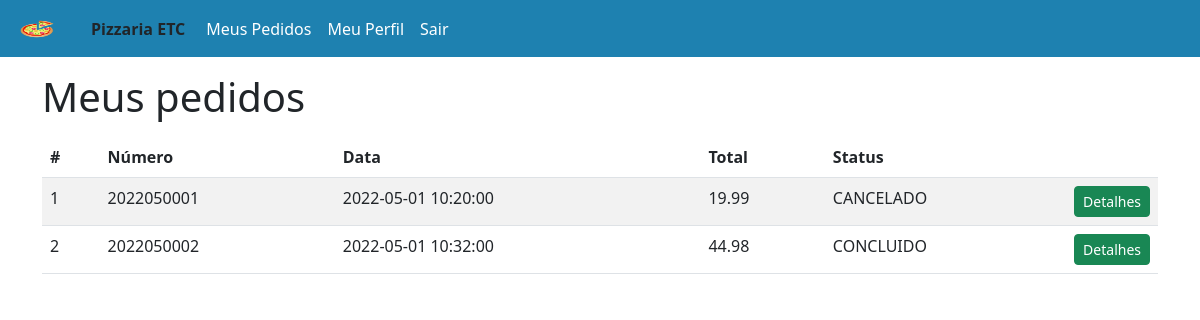
The page /view/usuarios/pedidos/meuspedidos.php (signed in) on the database its author committed.
### tables this page shows
CREATE TABLE `pedidos` (
  `ID` int(11) NOT NULL,
  `NUMERO` varchar(10) NOT NULL,
  `DATA` datetime DEFAULT current_timestamp(),
  `TOTAL` decimal(6,2) DEFAULT 0.00,
  `STATUS` enum('SOLICITADO','ANDAMENTO','CONCLUIDO','CANCELADO') DEFAULT 'SOLICITADO',
  `OBSERVACAO` varchar(255) DEFAULT NULL,
  `USUARIO_ID` int(11) NOT NULL
);

### App/Control/meusPedidosControl.php (called while the page is built)
<?php
require_once  "../../../App/Model/DAO/PedidosDAO.php";
require_once  "../../../App/Model/DTO/PedidosDTO.php";
$pedidosDAO = new PedidosDAO();
$pedidosArray = $pedidosDAO->listarPedidosByUsuario($usuarioLogado['id']);
$pedidos = array();
foreach ($pedidosArray as $pedido) {
  $item = new PedidosDTO();
  $item->setId($pedido['ID']);
  $item->setNumeroPedido($pedido['NUMERO']);
  $item->setDataCadastro($pedido['DATA']);
  $item->setValorTotal($pedido['TOTAL']);
  $item->setStatus($pedido['STATUS']);
  $pedidos[] = $item;
}

### App/Model/DTO/PedidosDTO.php (called while the page is built, shortened)
<?php
class PedidosDTO
{
  private $id;
  private $numero;
  private $data;
  private $total;
  private $status;
  public function getId()
  {
    return $this->id;
  }
  public function getNumeroPedido()
  {
    return $this->numero;
  }
  public function getDataCadastro()
  {
    return $this->data;
  }
  public function getValorTotal()
  {
    return $this->total;
  }
  public function getStatus()
  {
    return $this->status;
  }
  public function setId($id)
  {
    $this->id = $id;
  }
  public function setNumeroPedido($numero)
  {
    $this->numero = $numero;
  }
  public function setDataCadastro($data)
  {
    $this->data = $data;
  }
  public function setValorTotal($total)
  {
    $this->total = $total;
  }
  public function setStatus($status)
  {
    $this->status = $status;
  }
}

### App/Model/DAO/PedidosDAO.php (called while the page is built, shortened)
<?php
require_once __DIR__ . '/../DTO/PedidosDTO.php';
class PedidosDAO
{
  public function listarPedidosByUsuario($usuario_id)
  {
    try {
      $con = Conexao::getInstance();
      $sql = "SELECT * from pedidos WHERE USUARIO_ID=?";
      $stmt = $con->prepare($sql);
      $stmt->bindValue(1, $usuario_id);
      $stmt->execute();
      $pedidos = $stmt->fetchAll(PDO::FETCH_ASSOC);
      return $pedidos;
    } catch (PDOException $e) {
      echo $e->getMessage();
    }
  }
}

### View/usuarios/pedidos/meuspedidos.php (the view, shortened to what this page needs)
<?php
require_once  "../../../App/Control/verificaLogadoControl.php";
require_once "../../layouts/header.php";
require_once  "../../layouts/menu.php";
require_once "../../../App/Control/meusPedidosControl.php";
$qtd = 1;
?>
<section class="container mt-3">
  <h1>Meus pedidos</h1>
  <section class="mt-3">
    <table class="table table-striped table-hover">
      <thead>
        <tr>
          <th>#</th>
          <th>Número</th>
          <th>Data</th>
          <th>Total</th>
          <th>Status</th>
          <th></th>
        </tr>
      </thead>
      <tbody>
        <?php
        if($pedidos) {
          foreach($pedidos as $pedido){ ?>
          <tr>
            <td><?=$qtd;?></td>
            <td><?=$pedido->getNumeroPedido();?></td>
            <td><?=$pedido->getDataCadastro();?></td>
            <td><?=$pedido->getValorTotal();?></td>
            <td><?=$pedido->getStatus();?></td>
            <td style="width:5%;">
              <a href="/View/usuarios/pedidos/detalhepedido.php?id=<?=$pedido->getId();?>"
                class="btn btn-success btn-sm">Detalhes</a>
            </td>
          </tr>
        <?php
          $qtd++; }
          } else {?>
          <tr>
            <td colspan="6">Não existem pedidos cadastrados.</td>
          </tr>
        <?php } ?>
      </tbody>
    </table>
  </section>
</section>
<?php require_once "../../layouts/footer.php"; ?>

### rows shown on the page
pedidos: NUMERO "2022050001", DATA "2022-05-01 10:20:00", TOTAL "19.99", STATUS "CANCELADO"
pedidos: NUMERO "2022050002", DATA "2022-05-01 10:32:00", TOTAL "44.98", STATUS "CONCLUIDO"
